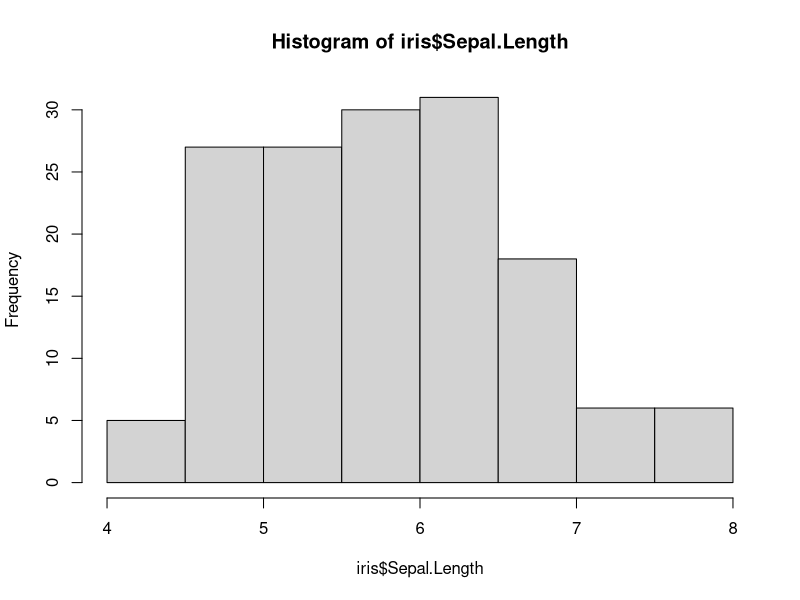
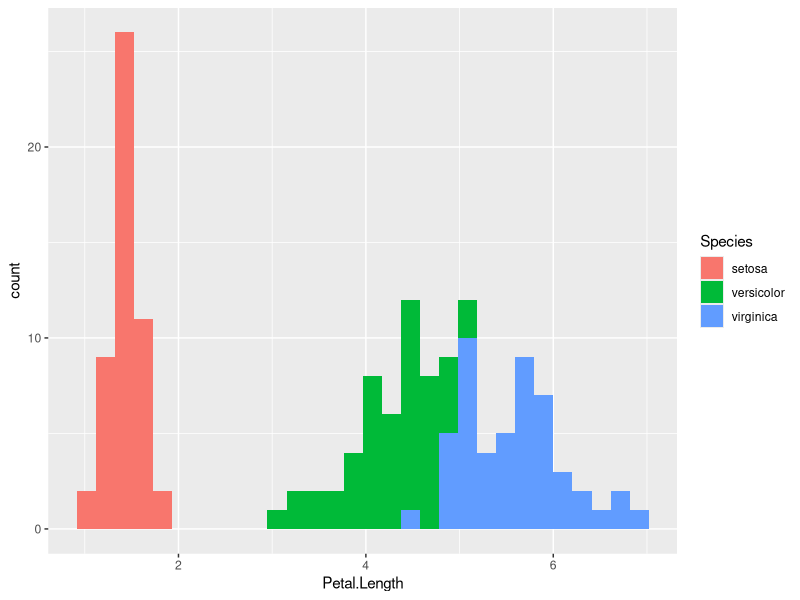
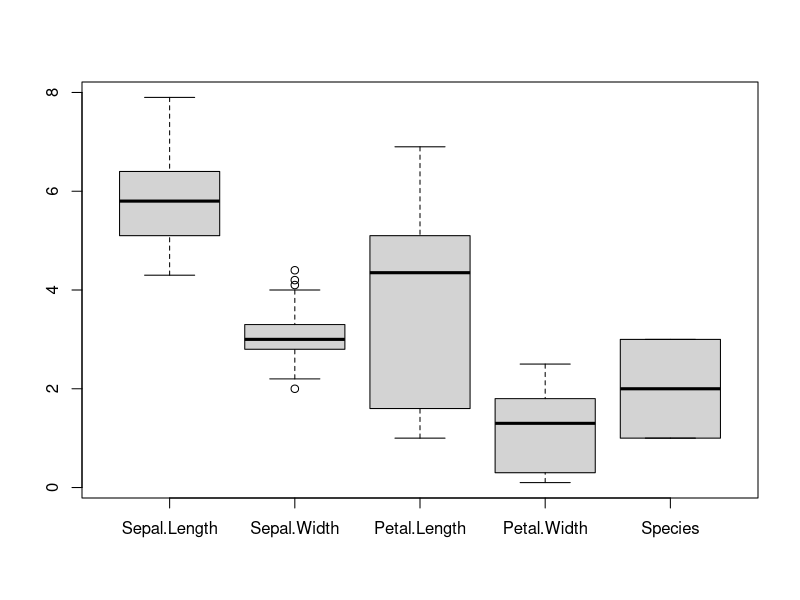
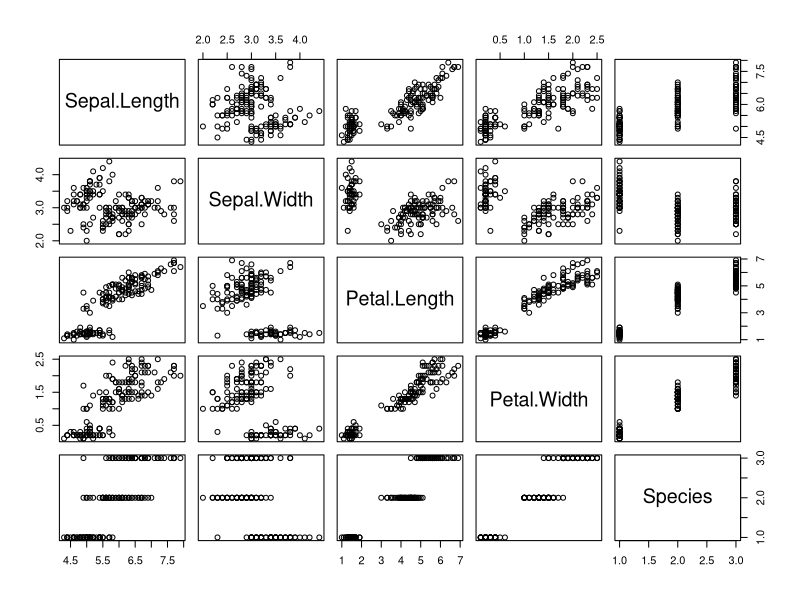
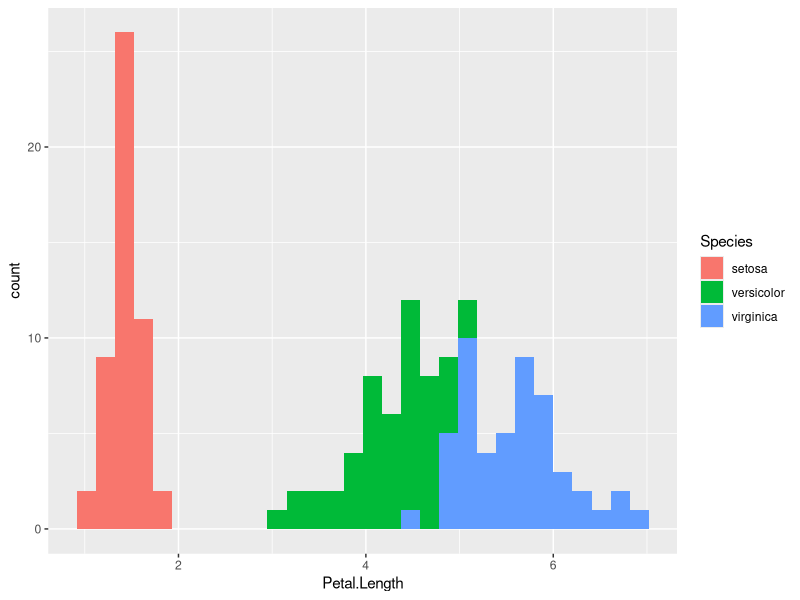

The R source for these figures, in order:
#Code line to fetch pilot data 
data("iris")

#View Data Head
head(iris)

#Code to calc mean length of IrisPetal
petal_length_mean <- mean(iris$Petal.Length)

#Print the mean length 
petal_length_mean

#Produce a Histogram of Petal length
hist(iris$Sepal.Length)

#Using Geom function instead of Hist

#Install the package
#install.packages("ggplot2")

#Load ggplot2 library
library(ggplot2)

#Use ggplot to make plot
m <- ggplot(iris, aes(Petal.Length, fill = Species)) +
  geom_histogram()

#print the plot
print(m)

#Save file to working directory
ggsave("case_plot.pdf", m, dpi = 300)


#Summary for Each Column
summary(iris$Sepal.Length)
summary(iris$Sepal.Width)
summary(iris$Petal.Length)
summary(iris$Petal.Width)
summary(iris$Species)


#Other methods
#I.E BoxPlot
boxplot(iris)
plot(iris)



